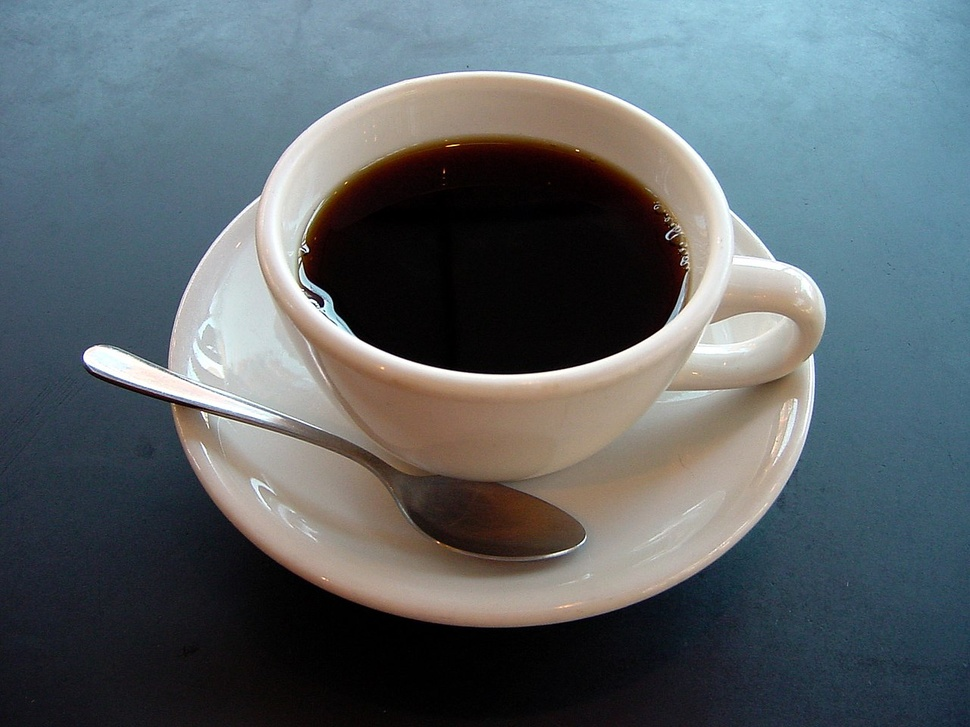
#> input picture week_3/images/coffee cup.JPG, 970 x 727 px, shrunk from 1280 x 960 before the run
$ python 3-3.py
#> lines starting #> are read from the running program, lines starting #| are printed output that depends on the picture
import cv2  # OpenCV 라이브러리 임포트
import numpy as np  # 수치 연산을 위한 넘파이 임포트
import matplotlib.pyplot as plt  # 시각화를 위한 matplotlib 임포트
import os  # 경로 설정을 위한 os 임포트

base_path = os.path.dirname(os.path.abspath(__file__))  # 현재 실행 파일의 절대 경로 추출
image_path = os.path.join(base_path, '..', 'images', 'coffee cup.JPG')  # 이미지 상대 경로 생성
img = cv2.imread(image_path)  # 이미지 불러오기
#> img is the input picture: shape (727, 970, 3); mean B, G, R 105.3, 100.9, 92.1

mask = np.zeros(img.shape[:2], np.uint8)  # 이미지 크기와 동일한 빈 마스크 생성
bgdModel = np.zeros((1, 65), np.float64)  # 배경 모델 초기화
fgdModel = np.zeros((1, 65), np.float64)  # 전경 모델 초기화

rect = (50, 50, img.shape[1]-100, img.shape[0]-100)  # 초기 사각형 영역 설정 (x, y, width, height)
#> rect = (50, 50, 870, 627)
cv2.grabCut(img, mask, rect, bgdModel, fgdModel, 5, cv2.GC_INIT_WITH_RECT)  # cv.grabCut()를 사용하여 대화식 분할 수행

mask2 = np.where((mask == cv2.GC_BGD) | (mask == cv2.GC_PR_BGD), 0, 1).astype('uint8')  # 확실한 배경과 예상 배경을 0, 나머지를 1로 변경
result_img = img * mask2[:, :, np.newaxis]  # 마스크를 원본 이미지에 곱하여 배경 제거
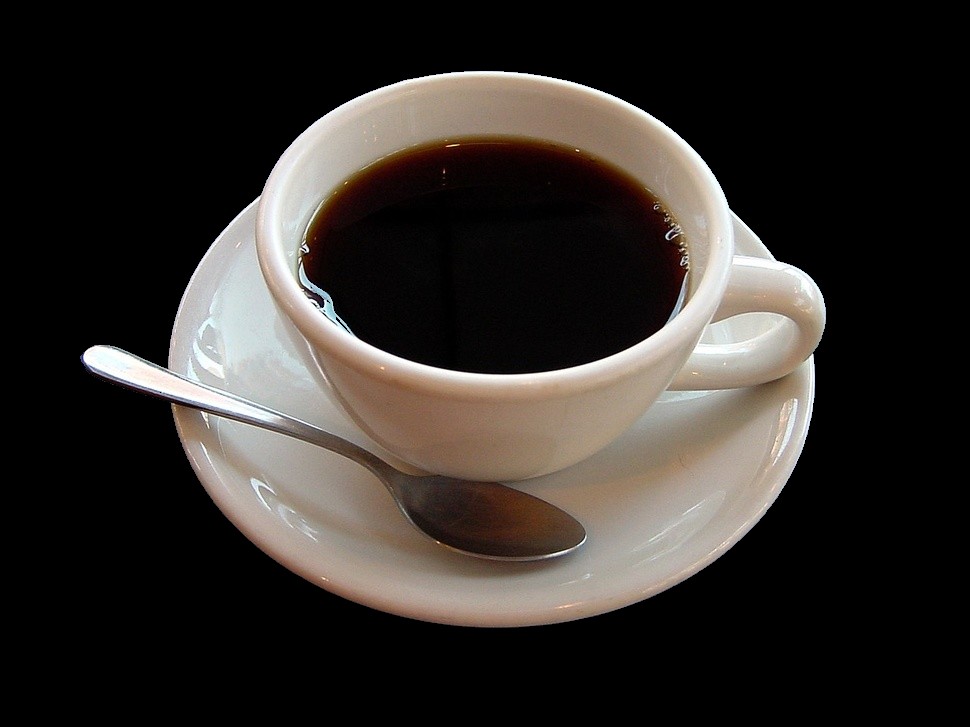
#> result_img: shape (727, 970, 3); mean B, G, R 42.5, 46.3, 50.8

img_rgb = cv2.cvtColor(img, cv2.COLOR_BGR2RGB)  # matplotlib 출력을 위해 원본 BGR을 RGB로 변환
result_rgb = cv2.cvtColor(result_img, cv2.COLOR_BGR2RGB)  # matplotlib 출력을 위해 결과 BGR을 RGB로 변환

plt.subplot(1, 3, 1)  # 1행 3열의 첫 번째 서브플롯 생성
plt.imshow(img_rgb)  # 원본 이미지 시각화
plt.title('Original')  # 서브플롯 제목 설정
plt.axis('off')  # 축 눈금 숨김
plt.subplot(1, 3, 2)  # 1행 3열의 두 번째 서브플롯 생성
plt.imshow(mask2, cmap='gray')  # 마스크 이미지 시각화
plt.title('Mask')  # 서브플롯 제목 설정
plt.axis('off')  # 축 눈금 숨김
plt.subplot(1, 3, 3)  # 1행 3열의 세 번째 서브플롯 생성
plt.imshow(result_rgb)  # 배경 제거된 결과 이미지 시각화
plt.title('Result')  # 서브플롯 제목 설정
plt.axis('off')  # 축 눈금 숨김
plt.show()  # 화면에 출력
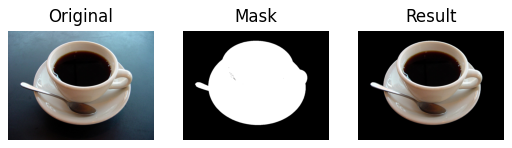
#> figure drawn by matplotlib, 3 panels

$ run again, with week_3/images/dabo.jpg copied over week_3/images/coffee cup.JPG
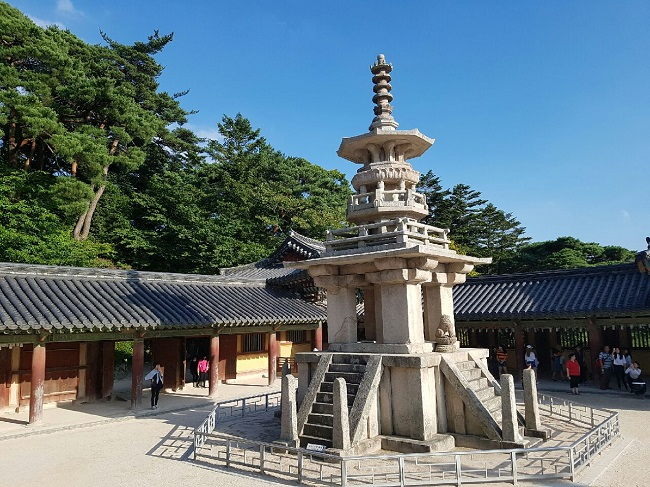
#> input picture week_3/images/dabo.jpg, 650 x 487 px
#> img is the input picture: shape (487, 650, 3); mean B, G, R 123.4, 116.1, 96.8
#> `result_img = img * mask2[:, :, np.newaxis]`:
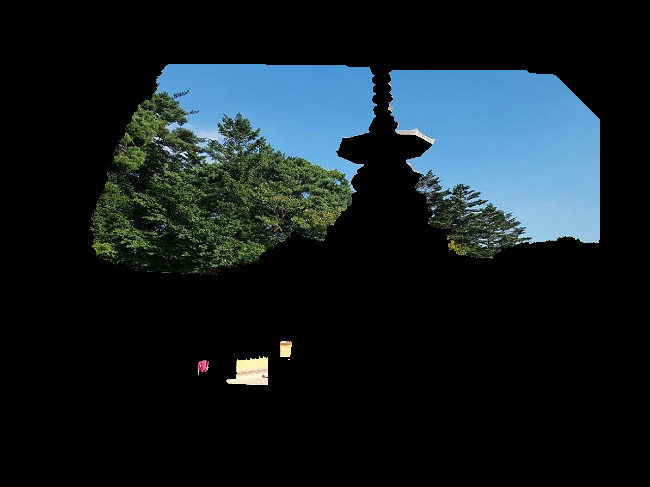
#> result_img: shape (487, 650, 3); mean B, G, R 35.3, 30.9, 20.4
#> `plt.show()`:
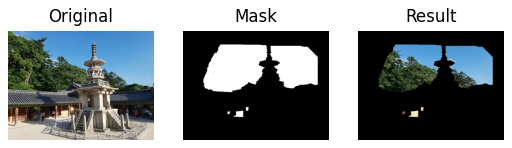
#> figure drawn by matplotlib, 3 panels
